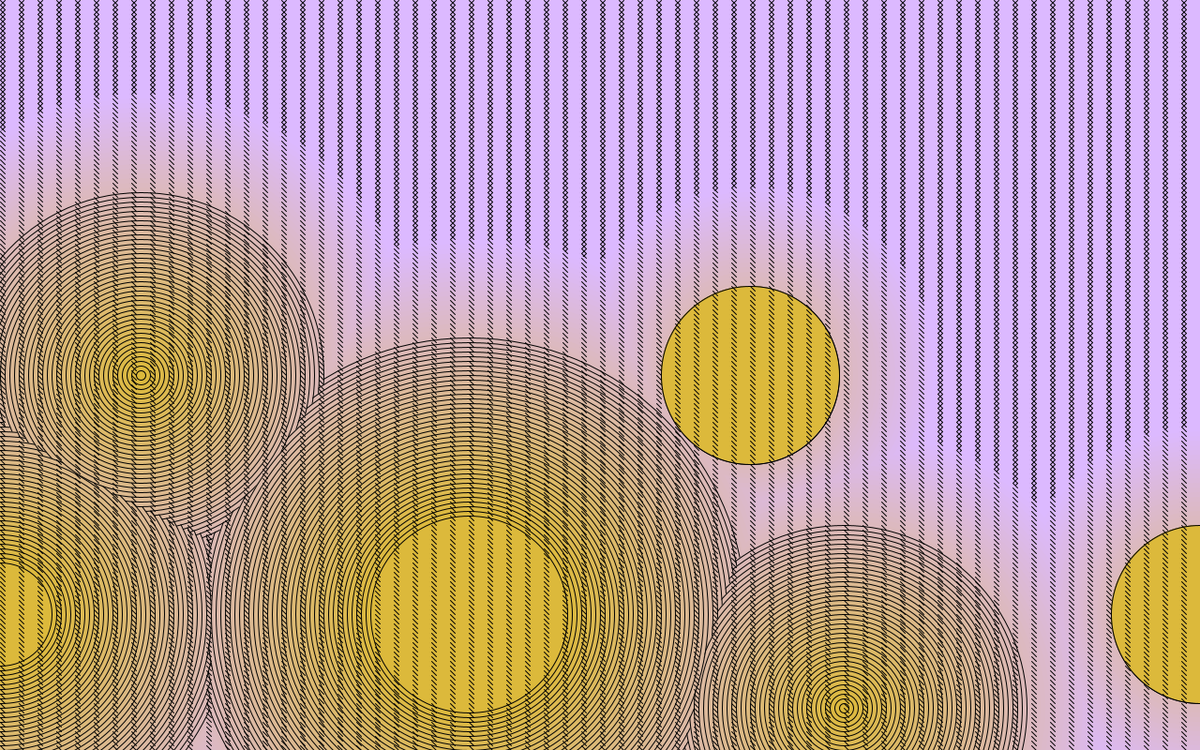
Frame 1 (no input)
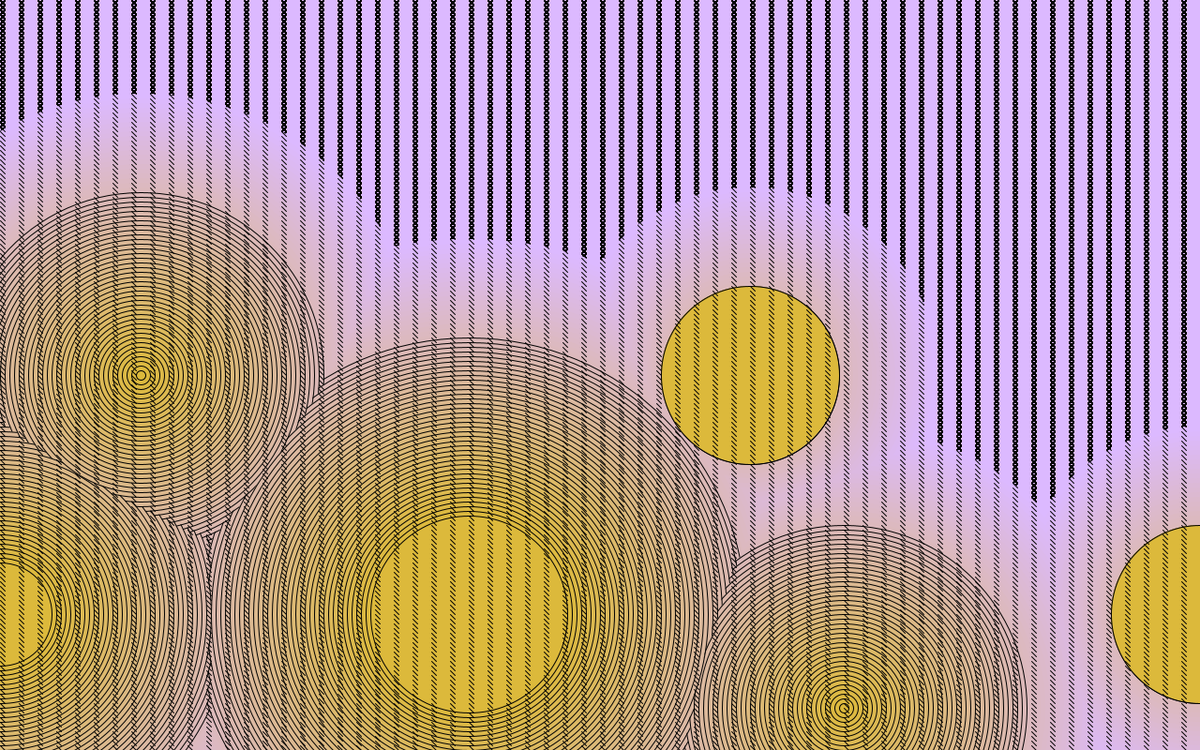
Frame 60 (the mouse pressed at the canvas centre just before this capture)
Frame 120 (the mouse held since frame 60 and released just before this capture): identical to frame 60, image omitted

The Processing sketch that drew these frames (run headless with seeded random() and noise(); from frame 60 on, the mouse is pressed at the canvas centre):

// Processing sketch: processing_108768
// ── processing_108768.pde

void setup() {
  size(1280, 800);
  background(220, 185, 255);
}

void draw() {
  for (int x = 0; x < 800; x = x + 5) {
    for (int y = 0; y < 1280; y = y + 20) {
      //strokeWeight();
      line(y + 5, x, y, x + 5);
    }
  }
  for (int a = 0; a < 600; a = a + 10) {
    if (a < 200) {
      noStroke();
    }
    if (a > 200) {
      stroke(1);
    }
    fill(220, 185, 255 - a/3);
    ellipse(0, 655, 700 - a, 700 -a);
    ellipse(800, 400, 400 - a, 400 - a);
    ellipse(1280, 655, 400 - a, 400 - a);
    ellipse(500, 655, 800 - a, 800 - a);
    ellipse(900, 755, 600 - a, 600 - a);
    ellipse(150, 400, 600 - a, 600 - a);
    
  }
  for (int x = 0; x < 800; x = x + 5) {
    for (int y = 0; y < 1280; y = y + 20) {
      //strokeWeight();
      line(y, x, y + 5, x + 5);
    }
  }
}
